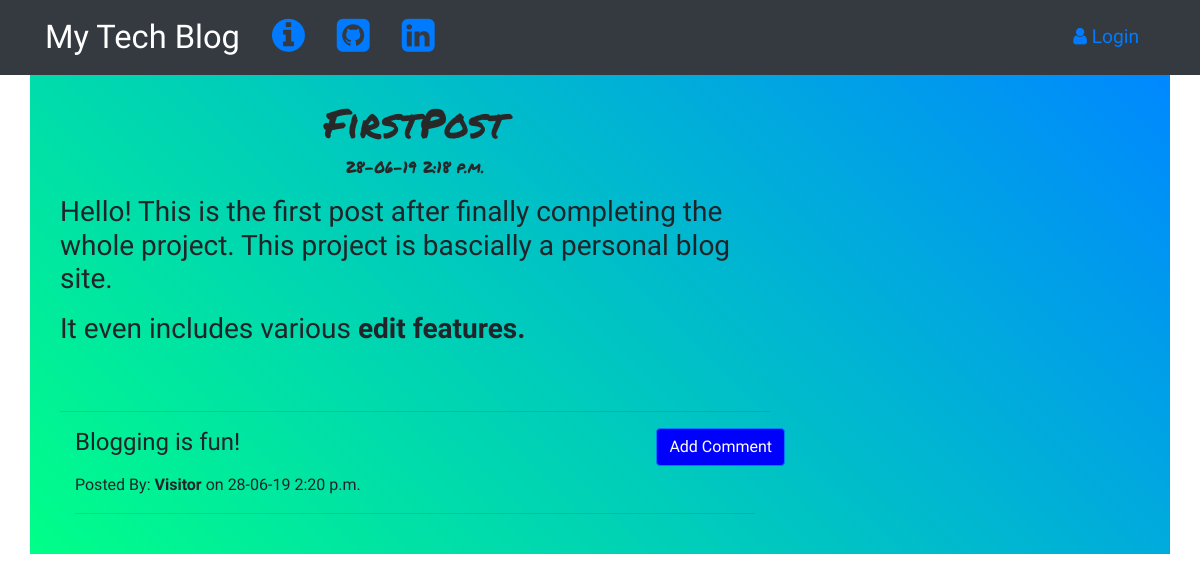
The page /post/13/ on the database its author committed.
### blog/models.py (models this page shows, shortened)
class Post(models.Model):
    author=models.ForeignKey('auth.User',on_delete=models.CASCADE)
    title=models.CharField(max_length=150)
    text=models.TextField()
    create_date=models.DateTimeField(default=timezone.now)
    publish_date=models.DateTimeField(blank=True,null=True)

class Comment(models.Model):
    post=models.ForeignKey('blog.Post',related_name='comments',on_delete=models.CASCADE)
    author=models.CharField(max_length=100)
    text=models.TextField()
    create_date=models.DateTimeField(default=timezone.now)
    approve_comment=models.BooleanField(default=False)

### blog/views.py (the view)
# urls.py: path('post/<int:pk>/',views.PostDetailView.as_view(),name='post_detail'),
class PostDetailView(DetailView):
    model=Post

### blog/templates/blog/post_detail.html (shortened to what this page needs)
{% extends 'blog/base.html' %}
  {% block content %}
    <br>
    <h1 class="posttitle"> {{post.title}}</h1>
      {% if post.publish_date %}
          <p class="posttitle">{{post.publish_date|date:"d-m-y P"}}</p>
      {% else %}
          <a class="btn btn-primary btn-comment" href="{% url 'post_publish' pk=post.pk %}">Publish</a>
          <br>
          <br>
      {% endif %}
     <h3 class='postcontent'>{{ post.text|safe}}</h3>
       <hr>
       <div class="container postcontent">
         <a class="btn btn-primary btn-comment" href="{% url 'add_comment' pk=post.pk %}">Add Comment</a>
         {% for comment in post.comments.all %}
            {% if user.is_authenticated or comment.approve_comment %}
                <h4>{{comment.text|safe}}</h4>
                <p>Posted By: <strong>{{comment.author}}</strong> on {{comment.create_date|date:"d-m-y P"}}</p>
            {% endif %}
            <hr>
         {% empty %}
            <h3>No comments posted.</h3>
         {% endfor %}
        <br>
      </div>
  {% endblock %}

### blog/static/css/blog.css (style rules this page uses)
.posttitle { text-align: center; color:rgb(40, 40, 40); font-family: 'Permanent Marker', cursive; }
.btn-comment { position: absolute; right: 0px; font-family: 'Stylish', sans-serif; background: blue; }
.postcontent { font-family: 'Dancing Script', cursive; }
body { background-image: url(http://www.ketdoan.org/wordpress/wp-content/uploads/2013/03/grey-website-background-illusionapparel-1024x640.jpg); background-size:contain; }

### rows shown on the page
Post: title "FirstPost", publish_date "28-06-19 2:18 p.m.", text "Hello! This is the first post after finally completing the whole project. This project is bascially a personal blog site. It even includes various edit features."
Comment: text "Blogging is fun!", author "Visitor", create_date "28-06-19 2:20 p.m."
